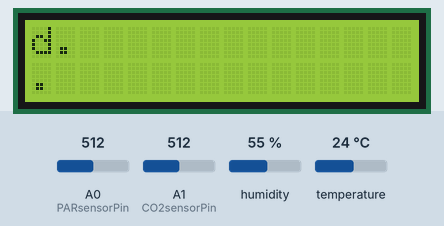
Recording of a sketch running on a simulated Arduino Uno, built with avr-gcc and run on an emulated ATmega328P. Parts: 16×2 character LCD. Inputs (shaded band) come from the test bench; at power-on: A0 (PARsensorPin) = 512, humidity 55 %, A1 (CO2sensorPin) = 512, temperature 24 °C.

Above: at 11.71 s.
15.4 s: A0 (PARsensorPin) set to 499
At 21.27 s:
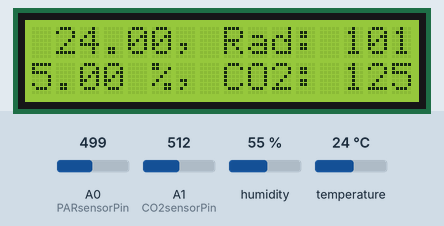
29.5 s: A0 (PARsensorPin) set to 480
At 39.31 s:
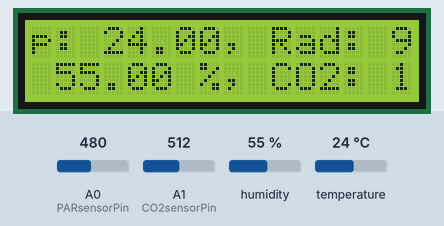
43.6 s: humidity set to 22 %
At 56.33 s:
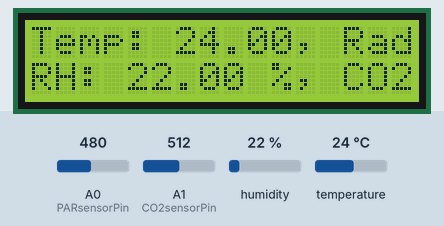

Measured:
- the behaviour switches between 490 and 489 on A0 (PARsensorPin) (found by bisection; images 1 and 2)
- what the display in image 1 shows lasts 0.4 s, from 21.1 s to 21.5 s

The sketch:

par-DHT-co2-lcd.ino
```cpp
// LCD: GND, Positive, A4, A5
// T-RH: GND, Positive, A3
// Lighting: GND(Red), GND(Black),Positive(Yellow),A0(Green)
// CO2: GND, Vin, A1
#include <LiquidCrystal_I2C.h>
#include <DHT.h>
#include <DHT_U.h>

#define DHTTYPE    DHT11     // DHT 11
#define DHTPIN A3
DHT_Unified dht(DHTPIN, DHTTYPE);

float temp = 0;
float rel_hum = 0;
int PARsensorPin = A0, CO2sensorPin = A1; ;
float ppfdsensorValue = 0, ppfd = 0;
float CO2sensorValue = 0,co2=0;


LiquidCrystal_I2C lcd(0x27, 16, 2); // set the LCD address to 0x27 for a 16 chars and 2 line display

void setup() {
  lcd.init();
  lcd.backlight();
  dht.begin();
}

String line1;
String line2;
int scrollDelay = 360;

void loop() {
  sensors_event_t event;
  dht.temperature().getEvent(&event);
  temp = event.temperature;
  dht.humidity().getEvent(&event);
  rel_hum = event.relative_humidity;

  ppfdsensorValue = analogRead(PARsensorPin);
  ppfd = (ppfdsensorValue / 1023.0) * (5.0 * 417.7);
  CO2sensorValue = analogRead(CO2sensorPin);
  co2=CO2sensorValue*5.0/1023*500;

  line1 = String("Temp: " + String(temp) + ", Rad: " + String(ppfd) + " ppfd.");
  line2 = String("RH: " + String(rel_hum) + " %, CO2: " + String(co2)+" ppm.");

  int maxLineLength = max(line1.length(), line2.length());
  int displayTime = maxLineLength * 200; // Adjust the delay multiplier (200) as per your preference

  // Scroll lines vertically on the display
  for (int i = 0; i <= maxLineLength; i++) {
    lcd.setCursor(0, 0);
    lcd.print(line1.substring(i));
    lcd.setCursor(0, 1);
    lcd.print(line2.substring(i));
    delay(scrollDelay);
    lcd.clear();
  }

  delay(displayTime);

  lcd.clear();
  delay(100); // Add a small delay before displaying the next values
}
```
